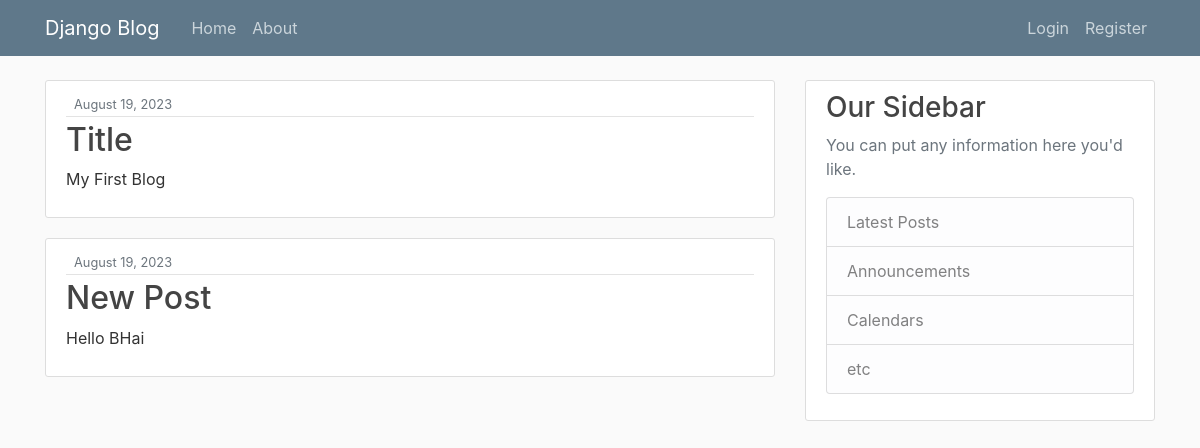
The page / on the database its author committed.
### blogs/models.py (models this page shows, shortened)
class Post(models.Model):
    title = models.CharField(max_length=100)
    content = models.TextField()
    date_posted = models.DateTimeField(default=timezone.now)

### blogs/views.py (the view)
# urls.py: path('', views.home, name='blogs-home'),
def home(request):
    context = {
        'posts': Post.objects.all()
    }
    return render(request, 'blogs/home.html', context)

### blogs/templates/blogs/home.html (shortened to what this page needs)
{% extends "blogs/base.html" %}
{% block content %}
    {% for post in posts %}
        <article class="media content-section">
          <div class="media-body">
            <div class="article-metadata">
              <small class="text-muted">{{ post.date_posted|date:"F d, Y" }}</small>
            </div>
            <h2><a class="article-title" href="{% url 'blogs-details' post.id %}">{{ post.title }}</a></h2>
            <p class="article-content">{{ post.content }}</p>
          </div>
        </article>
    {% endfor %}
{% endblock content %}

### blogs/static/blogs/main.css (style rules this page uses)
body { background: #fafafa; color: #333333; margin-top: 5rem; }
h1, h2, h3, h4, h5, h6 { color: #444444; }
.content-section { background: #ffffff; padding: 10px 20px; border: 1px solid #dddddd; border-radius: 3px; margin-bottom: 20px; }
.article-title { color: #444444; }
.article-content { white-space: pre-line; }
.article-metadata { padding-bottom: 1px; margin-bottom: 4px; border-bottom: 1px solid #e3e3e3 }

### rows shown on the page
Post: date_posted "August 19, 2023", title "Title", content "My First Blog"
Post: date_posted "August 19, 2023", title "New Post", content "Hello BHai"
